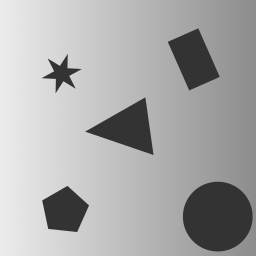
#> input picture Primeri/primer_2.png, 256 x 256 px
$ python Vaja2.py
#> lines starting #> are read from the running program, lines starting #| are printed output that depends on the picture; after the words box and inside, x2 and y2 are one past the last pixel; in counts of white or black regions, pixels touching at a corner belong together
#> further down, slika is the input picture: shape (256, 256, 4) float32; mean R, G, B, A 0.668, 0.668, 0.668, 1
### naloga_2_resitve.py
import matplotlib.pyplot as plt
import numpy as np
import scipy.ndimage as ndimage
import cv2
from matplotlib.pyplot import figure


def binarna_segmentacija(slika: np.ndarray) -> np.ndarray:
    if not isinstance(slika, np.ndarray):
        raise TypeError('Expected numpy array')

    if slika.ndim == 3:
        # convert color to grayscale by averaging channels
        siv = slika.mean(axis=2)
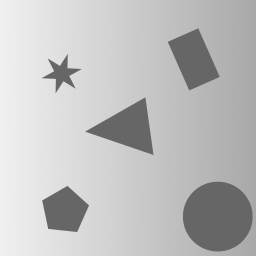
#> siv: shape (256, 256) float32; min 0.4, max 0.944, mean 0.751
    elif slika.ndim == 2:
        siv = slika
    else:
        raise ValueError(f'Unsupported image ndim: {slika.ndim}')

    # simple global threshold: pixels greater than mean -> foreground
    thresh = siv.mean()
#> thresh = 0.751
    mask = siv > thresh
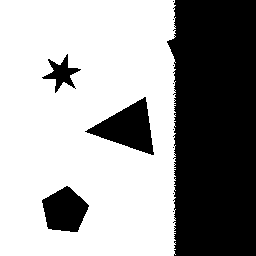
#> mask: shape (256, 256) bool; 62.1% white; 12 black regions (8 under 20 px), largest, box (x1, y1, x2, y2) and area: (167, 0, 256, 256) 20871, (85, 97, 154, 155) 1947, (42, 186, 89, 232) 1492, (42, 54, 81, 93) 531

    return mask.astype(bool)
def izrezi_regije(slika: np.ndarray, maska: np.ndarray) -> list[np.ndarray]:
    # invertam masko in poskrbim da je v bool
    maska = np.logical_not(maska.astype(bool))

    #build a square kernel ~5% of the smaller image dimension (min size = 1).
    kernel_size = max(1, int(min(maska.shape) * 0.05))
#> kernel_size = 12
    kernel = np.ones((kernel_size, kernel_size), np.uint8)

    # prilagodim masko glede na kernel
    povecana_maska = cv2.dilate(maska.astype(np.uint8), kernel, iterations=1).astype(bool)
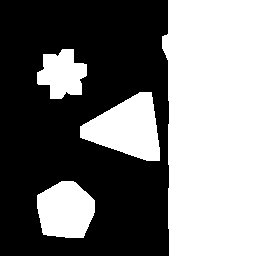
#> povecana_maska: shape (256, 256) bool; 46.4% white; 4 white regions, box (x1, y1, x2, y2) and area: (162, 0, 256, 256) 22570, (80, 92, 160, 161) 3465, (37, 181, 95, 238) 2636, (37, 49, 87, 99) 1708

    # locim nepovezane objekte
    labeled, num_features = ndimage.label(povecana_maska)
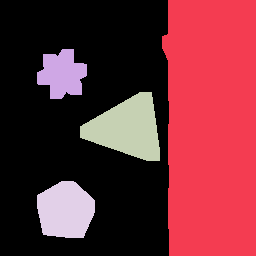
#> labeled: shape (256, 256) int32; 5 distinct labels, from 0 to 4; one colour per label, 0 black
#> num_features = 4
    if num_features == 0:
        return []

    # for each labeled component, get bounding box slices.
    objekti = ndimage.find_objects(labeled)
#> objekti = 4 items

    patches: list[np.ndarray] = []
    for slc in objekti:
        if slc is None:
            continue
        ys, xs = slc  #pridobim kordinate kvadrata okoli lika

        #pridobim in shranim kvadrat
        patch = slika[ys, xs, ...]
        patches.append(patch.copy())
#> this loop made 4 passes
#> pass 1, in izrezi_regije, `patch = slika[ys, xs, ...]`:
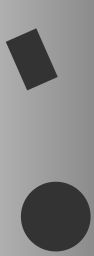
#> patch: shape (256, 94, 4) float32; mean R, G, B, A 0.521, 0.521, 0.521, 1
#> pass 3, in izrezi_regije, `patch = slika[ys, xs, ...]`:
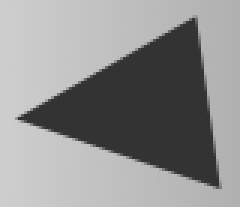
#> patch: shape (69, 80, 4) float32 (shown 3 times larger); mean R, G, B, A 0.566, 0.566, 0.566, 1
#> after the loop:
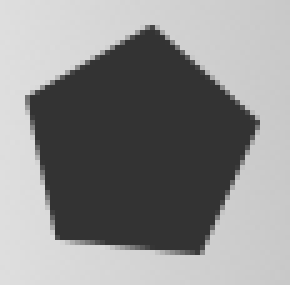
#> patch: shape (57, 58, 4) float32 (shown 5 times larger); mean R, G, B, A 0.55, 0.55, 0.55, 1
#> after the loop, patches = 4 items

    return patches


# [173 lines left out: functions detekcija_4_kotnikov, detekcija_4_kotnikov_adaptivno, _to_gray_f32, pripravi_filter_plus, detekcija_plus, not called in this run]

### Vaja2.py
from matplotlib import pyplot as plt

from naloga_2_resitve import *
slika = plt.imread("Primeri/primer_2.png")
koncnaSlika = binarna_segmentacija(slika)
izrezane_regije = izrezi_regije(slika, koncnaSlika)
#> izrezane_regije = 4 items

# Prikaz originalne in segmentirane slike
fig1, axes1 = plt.subplots(1, 2, figsize=(10, 5))
axes1[0].set_title('Originalna slika')
axes1[0].imshow(slika)
axes1[0].axis('off')
axes1[1].set_title('Segmentirana slika')
axes1[1].imshow(koncnaSlika, cmap='gray')
axes1[1].axis('off')
fig1.tight_layout()

if len(izrezane_regije) > 0:
    n = len(izrezane_regije)
#> n = 4
    cols = min(4, n)
#> cols = 4
    rows = (n + cols - 1) // cols
#> rows = 1
    fig2, axes2 = plt.subplots(rows, cols, figsize=(4 * cols, 4 * rows))
    if rows * cols == 1:
        axes2 = [axes2]
    else:
        axes2 = axes2.flatten()
    for i, izrezek in enumerate(izrezane_regije):
        axes2[i].imshow(izrezek)
        axes2[i].set_title(f'Izrezek {i+1}')
        axes2[i].axis('off')
    for j in range(len(izrezane_regije), rows * cols):
        axes2[j].axis('off')
#> this loop made 0 passes
    fig2.tight_layout()

plt.show()

$ run again, with Primeri/primer_1.png copied over Primeri/primer_2.png
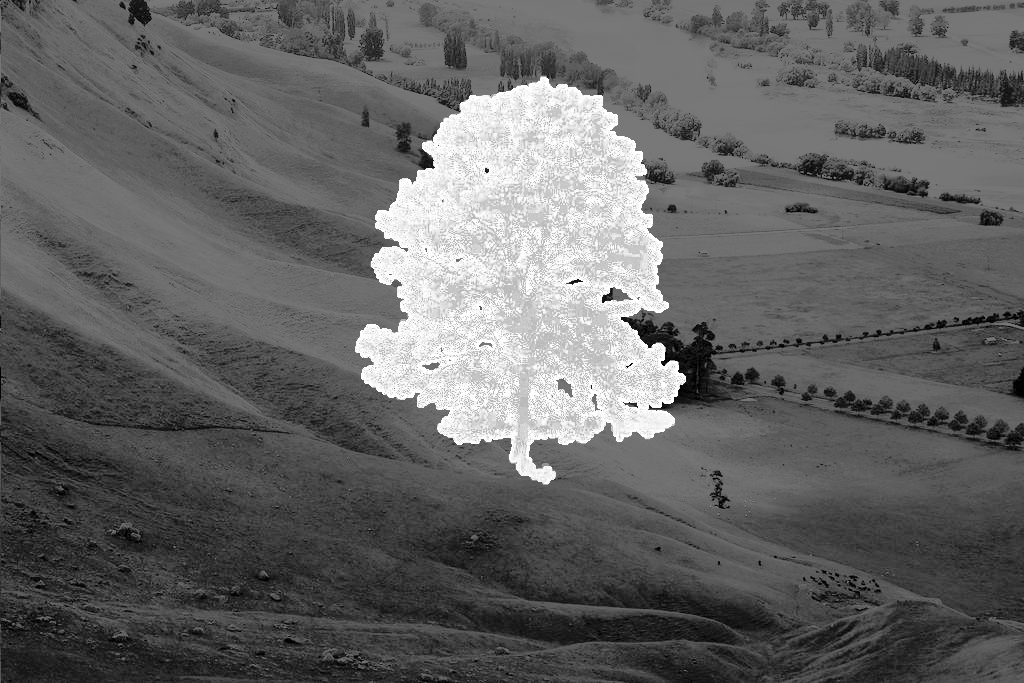
#> input picture Primeri/primer_1.png, 1024 x 683 px
#> slika is the input picture: shape (683, 1024, 4) float32; mean R, G, B, A 0.392, 0.392, 0.392, 1
#> thresh = 0.543
#> mask: shape (683, 1024) bool; 39.9% white; 1908 white regions (1833 under 20 px), largest, box (x1, y1, x2, y2) and area: (0, 0, 1024, 518) 265850, (725, 354, 958, 402) 3425, (22, 53, 96, 100) 330
#> povecana_maska: shape (683, 1024) bool; 91.5% white; 14 black regions (2 under 20 px), largest, box (x1, y1, x2, y2) and area: (388, 102, 642, 430) 51157, (532, 0, 692, 94) 3372, (714, 86, 819, 140) 1965
#> in izrezi_regije, `labeled, num_features = ndimage.label(povecana_maska)`:
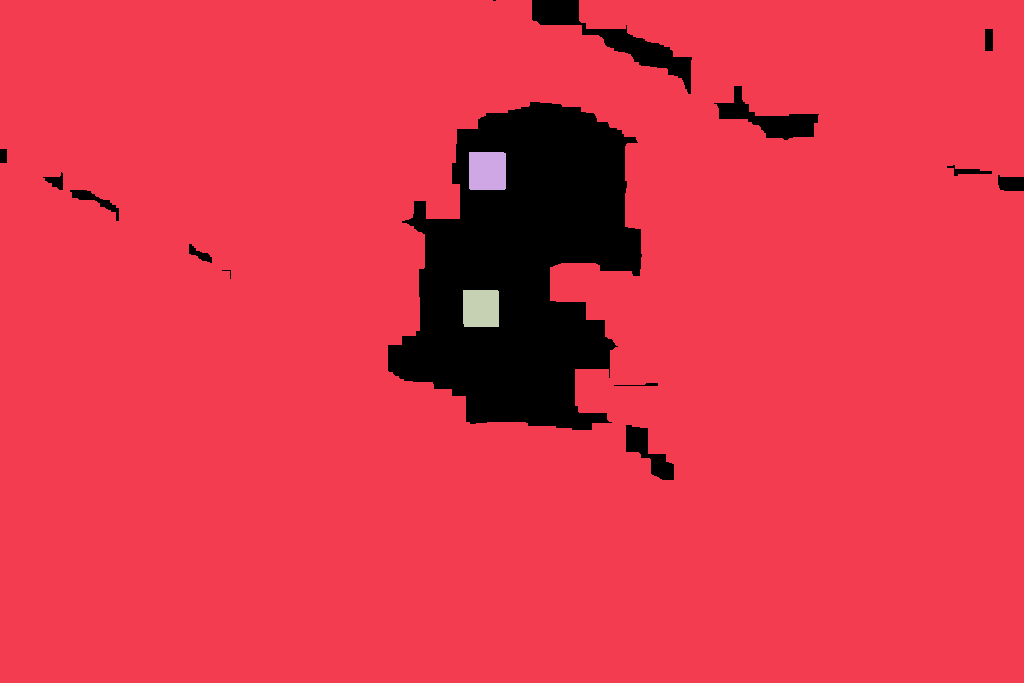
#> labeled: shape (683, 1024) int32; 4 distinct labels, from 0 to 3; one colour per label, 0 black
#> num_features = 3
#> objekti = 3 items
#> the loop in izrezi_regije, `for slc in objekti:` made 3 passes
#> pass 3, in izrezi_regije, `patch = slika[ys, xs, ...]`:
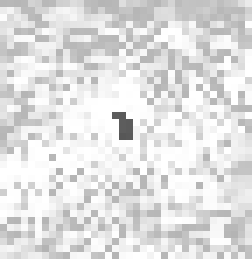
#> patch: shape (37, 36, 4) float32 (shown 7 times larger); mean R, G, B, A 0.881, 0.881, 0.881, 1
#> n = 3
#> rows = 1
#> the loop `for i, izrezek in enumerate(izrezane_regije):` made 3 passes

$ run again, with Primeri/primer_3.png copied over Primeri/primer_2.png
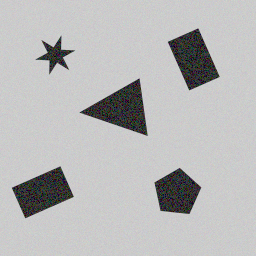
#> input picture Primeri/primer_3.png, 256 x 256 px
#> slika is the input picture: shape (256, 256, 4) float32; mean R, G, B, A 0.727, 0.727, 0.727, 1
#> thresh = 0.795
#> mask: shape (256, 256) bool; 88.3% white; 5 black regions, box (x1, y1, x2, y2) and area: (79, 78, 148, 136) 1950, (12, 166, 74, 219) 1838, (168, 28, 220, 91) 1837, (154, 168, 202, 214) 1511, (35, 35, 75, 75) 551
#> povecana_maska: shape (256, 256) bool; 21.8% white; 5 white regions, box (x1, y1, x2, y2) and area: (74, 73, 154, 142) 3468, (7, 161, 80, 225) 3224, (163, 23, 226, 97) 3223, (149, 163, 208, 220) 2666, (30, 30, 81, 81) 1737
#> in izrezi_regije, `labeled, num_features = ndimage.label(povecana_maska)`:
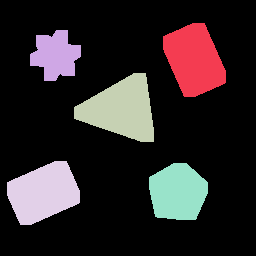
#> labeled: shape (256, 256) int32; 6 distinct labels, from 0 to 5; one colour per label, 0 black
#> num_features = 5
#> objekti = 5 items
#> the loop in izrezi_regije, `for slc in objekti:` made 5 passes
#> after the loop in izrezi_regije, `for slc in objekti:`:
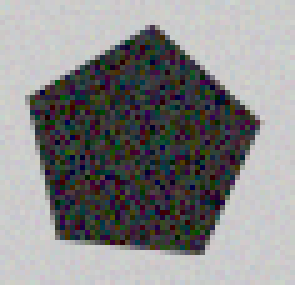
#> patch: shape (57, 59, 4) float32 (shown 5 times larger); mean R, G, B, A 0.53, 0.529, 0.531, 1
#> n = 5
#> cols = 4
#> rows = 2
#> the loop `for i, izrezek in enumerate(izrezane_regije):` made 5 passes
#> the loop `for j in range(len(izrezane_regije), rows * cols):` made 3 passes
